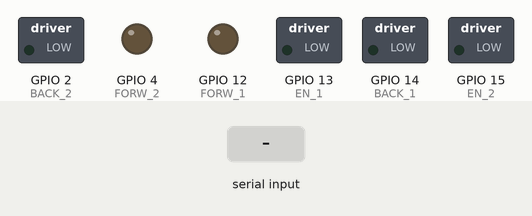
This program was run on a simulated ESP32. Parts: switched loads named in the program (green lamp = pin HIGH), output pins drawn as LEDs (lit = HIGH). Inputs (shaded band) come from the test bench. Nothing arrives over Bluetooth unless stated.

Above: at 1.2 s.
1.3 s: "F" received over the second serial link
At 1.8 s:
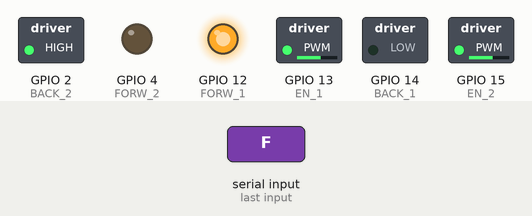
2.8 s: "B" received over the second serial link
At 3.3 s:
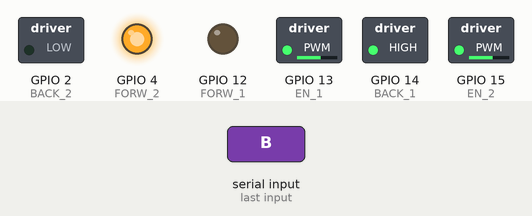
4.3 s: "L" received over the second serial link
At 5.2 s:
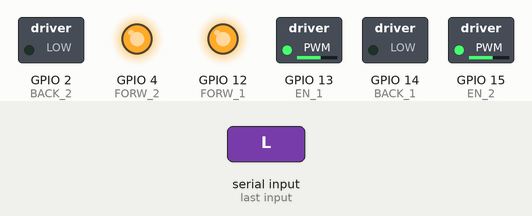
5.8 s: "R" received over the second serial link
At 6.7 s:
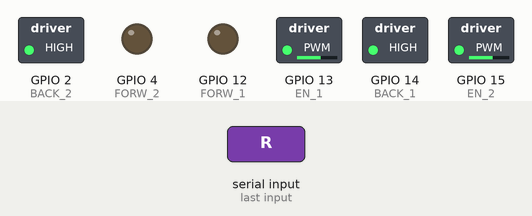
7.3 s: "S" received over the second serial link
At 8.6 s:
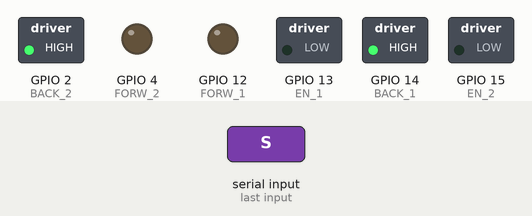
Timing chart, 0 to 9.8 s (numbered marks = the images above; inputs shaded):
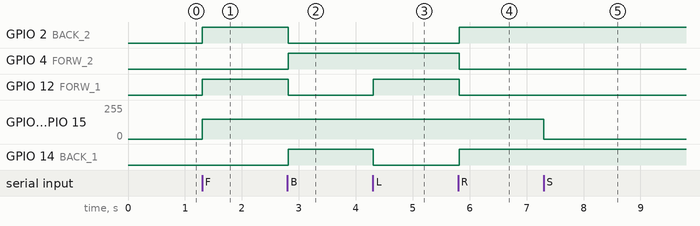

Measured:
- after the input at 1.3 s, GPIO 2 (BACK_2), GPIO 12 (FORW_1): LOW → HIGH at once; GPIO 13 (EN_1), GPIO 15 (EN_2): 0/255 → 149/255 at once
- after the input at 2.8 s, GPIO 2 (BACK_2), GPIO 12 (FORW_1): HIGH → LOW at once; GPIO 4 (FORW_2), GPIO 14 (BACK_1): LOW → HIGH at once
- after the input at 4.3 s, GPIO 12 (FORW_1): LOW → HIGH at once; GPIO 14 (BACK_1): HIGH → LOW at once
- after the input at 5.8 s, GPIO 2 (BACK_2), GPIO 14 (BACK_1): LOW → HIGH at once; GPIO 4 (FORW_2), GPIO 12 (FORW_1): HIGH → LOW at once
- after the input at 7.3 s, GPIO 13 (EN_1), GPIO 15 (EN_2): 149/255 → 0/255 at once

The program:

main.cpp
```cpp
#include <Arduino.h>
#include <WiFi.h>
#include <BluetoothSerial.h>

#define EN_1 13
#define EN_2 15
#define FORW_1 12
#define BACK_1 14
#define FORW_2 4
#define BACK_2 2

char ssid[] = "Orange-mok";
char pass[] = "Egypt@2022";
char auth[] = "JF1NfMSzkLEC1wsqApb5qFjr1RqTeRav";

BluetoothSerial SerialBT;

unsigned char speed = 150;
bool f,b,r,l;

void Distance();

void setup() {
  // put your setup code here, to run once:
  SerialBT.begin("ESP32-Car");
  Serial.begin(9600);
  ledcSetup(1,5000,8);
  ledcSetup(2,5000,8);
  ledcAttachPin(EN_1, 1);
  ledcAttachPin(EN_2, 2);
  pinMode(FORW_1, OUTPUT);
  pinMode(FORW_2, OUTPUT);
  pinMode(BACK_1, OUTPUT);
  pinMode(BACK_2, OUTPUT);
}

void forward()
{
  //motor 1 forward
  digitalWrite(FORW_1, HIGH);
  digitalWrite(BACK_1, LOW);

  //motor 2 backward
  digitalWrite(FORW_2, LOW);
  digitalWrite(BACK_2, HIGH);

  //speed
  ledcWrite(1, speed);
  ledcWrite(2, speed);
}

void backward()
{
  //motor 1 bacward
  digitalWrite(FORW_1, LOW);
  digitalWrite(BACK_1, HIGH);

  //motor 2 forward
  digitalWrite(FORW_2, HIGH);
  digitalWrite(BACK_2, LOW);

  //speed
  ledcWrite(1, speed);
  ledcWrite(2, speed);
}

void left()
{
  ///motor 1 forward
  digitalWrite(FORW_1, HIGH);
  digitalWrite(BACK_1, LOW);

  //motor 2 forward
  digitalWrite(FORW_2, HIGH);
  digitalWrite(BACK_2, LOW);

  //speed
  ledcWrite(1, speed);
  ledcWrite(2, speed);
}

void right()
{
  //motor 1 backward
  digitalWrite(FORW_1, LOW);
  digitalWrite(BACK_1, HIGH);

  //motor 2 backward
  digitalWrite(FORW_2, LOW);
  digitalWrite(BACK_2, HIGH);

  //speed
  ledcWrite(1, speed);
  ledcWrite(2, speed);
}


void loop() {
  // put your main code here, to run repeatedly:
  if(SerialBT.available())
  {
    char c = SerialBT.read();
    if (c == 'F')
    {
      forward();
    }
    else if (c == 'B')
    {
      backward();
    }
    else if (c == 'L')
    {
      left();
    }
    else if (c == 'R')
    {
      right();
    }
    else if (c == 'S')
    {
      ledcWrite(1,0);
      ledcWrite(2,0);
    }
  }
  delay(20);
}
```
